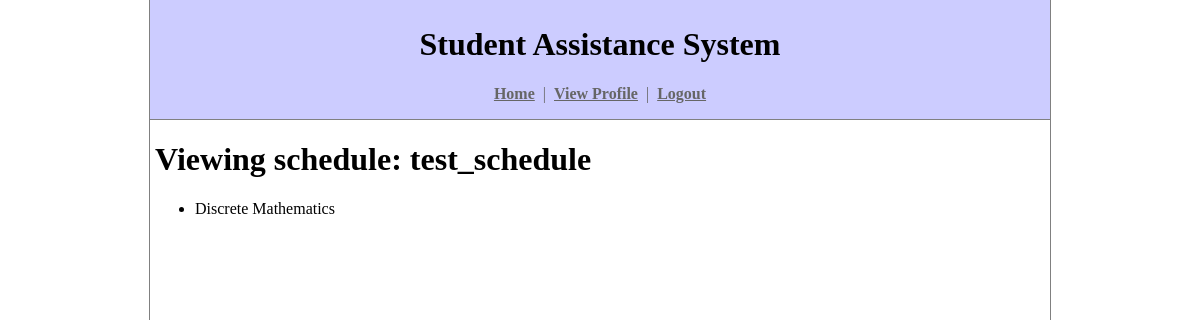
The app's page /schedules/3/ (signed in), older data.
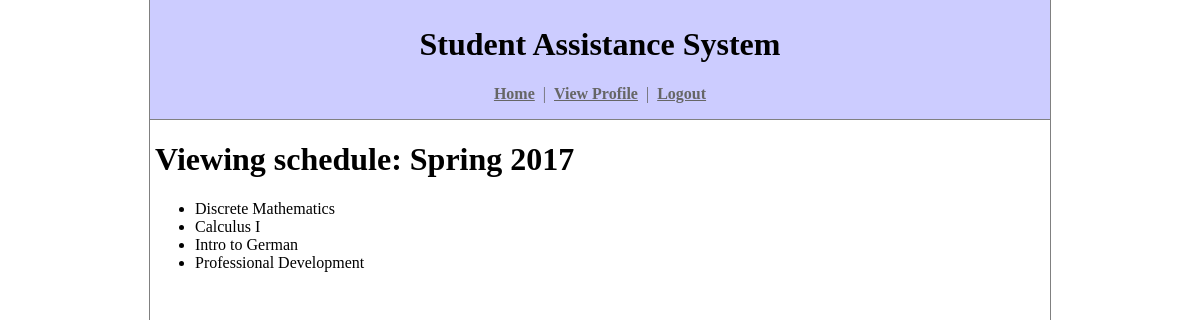
The same page, newer data.
### student_assistance_system/models.py (models this page shows, shortened)
class Schedule(models.Model):
    name = models.CharField(max_length=50)
    sections = models.ManyToManyField(Section)
    user = models.ForeignKey(Profile)
    updated = models.DateTimeField(auto_now=True)

class Section(models.Model):
    course = models.ForeignKey(Course)
    capacity = models.IntegerField()
    enrolled = models.IntegerField()
    professor = models.CharField(max_length=30)
    location = models.CharField(max_length=30)

class Course(models.Model):
    name = models.CharField(max_length=50)
    description = models.CharField(max_length=5000)
    course_number = models.CharField(max_length=3)
    department = models.ForeignKey(Department)
    credit_hours = models.IntegerField()
    prereqs = models.ManyToManyField('self', symmetrical=False)
    also_offered_as = models.ManyToManyField('self')

### student_assistance_system/views.py (the view)
# urls.py: url(r'^schedules/(?P<schedule_id>[0-9]+)/$', views.view_schedule, name='view_schedule'),
@login_required
def view_schedule(request, schedule_id):
    schedule = request.user.profile.schedule_set.filter(pk=schedule_id).first()
    return render(request, 'student_assistance_system/view_schedule.html', dict(schedule=schedule))

### student_assistance_system/templatetags/schedule_view.py (called while the page is built)
@register.inclusion_tag('student_assistance_system/fragments/schedule_view.html')
def schedule_view(schedule):
    return dict(schedule=schedule)

### student_assistance_system/templates/student_assistance_system/view_schedule.html (shortened to what this page needs)
{% extends "student_assistance_system/base_site.html" %}
{% load schedule_view %}
{% block content %}
{% if schedule %}
    {% schedule_view schedule %}
{% else %}
    <h1>This schedule does not exist.</h1>
{% endif %}
{% endblock %}

### student_assistance_system/templates/student_assistance_system/fragments/schedule_view.html
<h1>Viewing schedule: {{ schedule.name }}</h1>
<ul>
{% for section in schedule.sections.all %}
    <li>{{ section.course.name }}</li>
{% endfor %}
</ul>

Row changes from the older to the newer data that the page shows:
changed Schedule: name "test_schedule" → "Spring 2017"
added Section: course.name "Calculus I"
added Section: course.name "Intro to German"
added Section: course.name "Professional Development"
